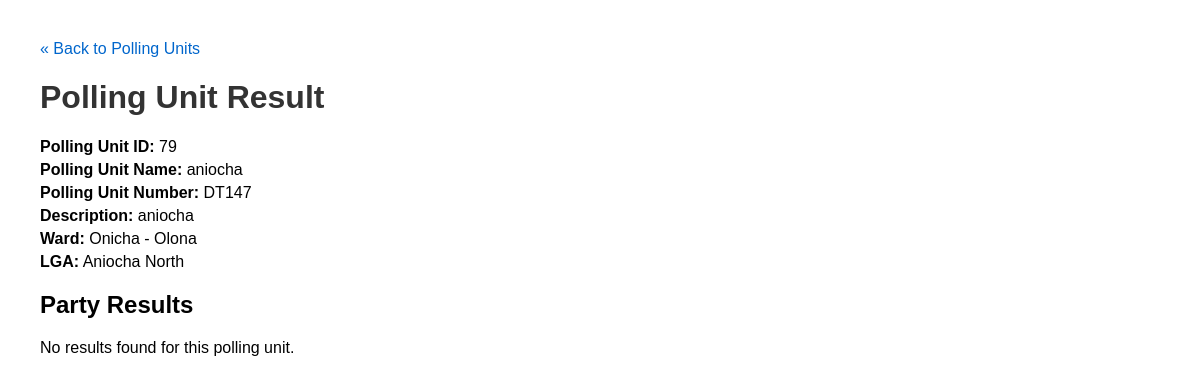
Page /polling-unit/79/ on the committed database.
### bincom_app/models.py (models this page shows)
class PollingUnit(models.Model):
    uniqueid = models.AutoField(primary_key=True)
    polling_unit_id = models.IntegerField()
    ward_id = models.IntegerField()
    lga_id = models.IntegerField()
    uniquewardid = models.IntegerField(null=True, blank=True)
    polling_unit_number = models.CharField(max_length=50, null=True, blank=True)
    polling_unit_name = models.CharField(max_length=50, null=True, blank=True)
    polling_unit_description = models.TextField(null=True, blank=True)
    lat = models.CharField(max_length=255, null=True, blank=True)
    long = models.CharField(max_length=255, null=True, blank=True)
    entered_by_user = models.CharField(max_length=50, null=True, blank=True)
    date_entered = models.DateTimeField(null=True, blank=True)
    user_ip_address = models.CharField(max_length=50, null=True, blank=True)
    class Meta:
        db_table = 'polling_unit'

class Ward(models.Model):
    uniqueid = models.AutoField(primary_key=True)
    ward_id = models.IntegerField()
    ward_name = models.CharField(max_length=50)
    lga_id = models.IntegerField()
    ward_description = models.TextField(null=True, blank=True)
    entered_by_user = models.CharField(max_length=50)
    date_entered = models.DateTimeField()
    user_ip_address = models.CharField(max_length=50)
    class Meta:
        db_table = 'ward'

class Lga(models.Model):
    uniqueid = models.AutoField(primary_key=True)
    lga_id = models.IntegerField()
    lga_name = models.CharField(max_length=50)
    state_id = models.IntegerField()
    lga_description = models.TextField(null=True, blank=True)
    entered_by_user = models.CharField(max_length=50)
    date_entered = models.DateTimeField()
    user_ip_address = models.CharField(max_length=50)
    class Meta:
        db_table = 'lga'

### bincom_app/views.py (the view)
# urls.py: path('polling-unit/<int:pu_id>/', views.polling_unit_result, name='polling_unit_result'),
def polling_unit_result(request, pu_id):
    polling_unit = get_object_or_404(PollingUnit, uniqueid=pu_id)
    results = AnnouncedPuResults.objects.filter(
        polling_unit_uniqueid=str(pu_id)
    )
    lga = None
    ward = None
    try:
        lga = Lga.objects.get(lga_id=polling_unit.lga_id)
    except Lga.DoesNotExist:
        pass
    try:
        ward = Ward.objects.get(ward_id=polling_unit.ward_id, lga_id=polling_unit.lga_id)
    except Ward.DoesNotExist:
        pass
    context = {
        'polling_unit': polling_unit,
        'results': results,
        'lga': lga,
        'ward': ward,
    }
    return render(request, 'bincom_app/polling_unit_result.html', context)

### bincom_app/templates/bincom_app/polling_unit_result.html (shortened to what this page needs)
<!DOCTYPE html>
<html>
<head>
</head>
<body>
    <a href="{% url 'home' %}?state_id={{ lga.state_id|default:'25' }}">&laquo; Back to Polling Units</a>
    <h1>Polling Unit Result</h1>
    <div class="info">
        <p><strong>Polling Unit ID:</strong> {{ polling_unit.uniqueid }}</p>
        <p><strong>Polling Unit Name:</strong> {{ polling_unit.polling_unit_name|default:"N/A" }}</p>
        <p><strong>Polling Unit Number:</strong> {{ polling_unit.polling_unit_number|default:"N/A" }}</p>
        <p><strong>Description:</strong> {{ polling_unit.polling_unit_description|default:"N/A" }}</p>
        {% if ward %}
            <p><strong>Ward:</strong> {{ ward.ward_name }}</p>
        {% endif %}
        {% if lga %}
            <p><strong>LGA:</strong> {{ lga.lga_name }}</p>
        {% endif %}
    </div>
    <h2>Party Results</h2>
    {% if results %}
        <table>
            <tr>
                <th>Party</th>
                <th>Score</th>
                <th>Entered By</th>
                <th>Date Entered</th>
            </tr>
            {% for result in results %}
                <tr>
                    <td>{{ result.party_abbreviation }}</td>
                    <td>{{ result.party_score }}</td>
                    <td>{{ result.entered_by_user|default:"N/A" }}</td>
                    <td>{{ result.date_entered|date:"Y-m-d H:i:s" }}</td>
                </tr>
            {% endfor %}
        </table>
    {% else %}
        <p>No results found for this polling unit.</p>
    {% endif %}
</body>
</html>

### bincom_app/templates/bincom_app/polling_unit_result.html (style rules this page uses)
body { font-family: Arial, sans-serif; margin: 40px; }
h1 { color: #333; }
.info { margin-bottom: 20px; }
.info p { margin: 5px 0; }
a { color: #0066cc; text-decoration: none; }

### rows in the picture
PollingUnit: uniqueid "79", polling_unit_name "aniocha", polling_unit_number "DT147", polling_unit_description "aniocha"
Ward: ward_name "Onicha - Olona"
Lga: lga_name "Aniocha North"
